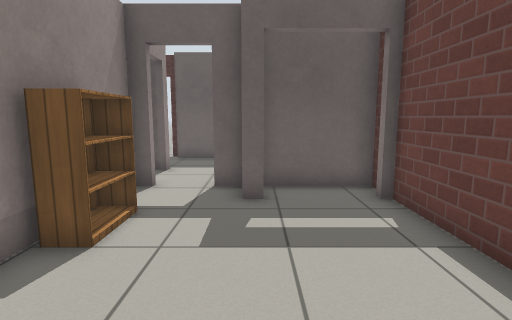
[1] (above)

18 first-person views from a walk through a robot-simulator world made for Gazebo. The camera is 1 m above the floor, tilts 8° down and sees 80° across. The floor is counted in squares, 0.5 m on a side. Each view is taken from the middle of a square. On the plan, view 1 faces up. The plan holds only what a view shows up to about 17 squares ahead; the rest is blank. The robots in the file are not drawn. Simple patterns stand in for the simulator's built-in surfaces.

[2]
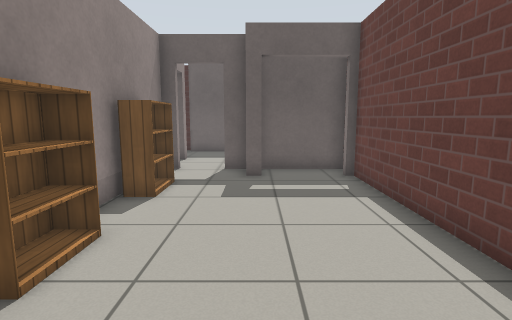

[3]
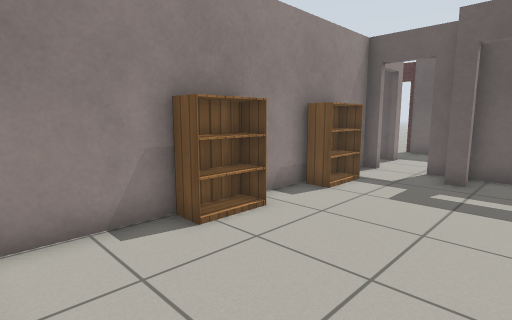

[4]
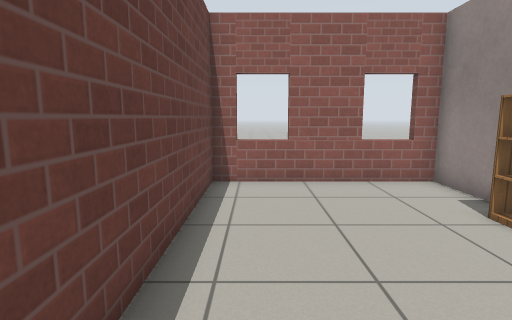

[5]
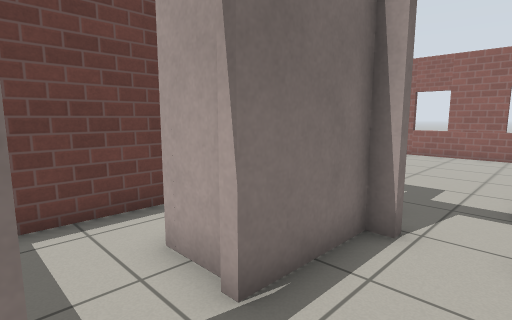

[6]
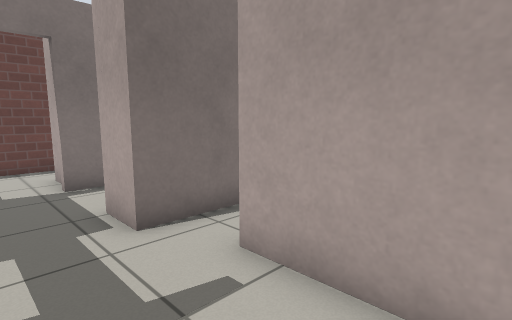

[7]
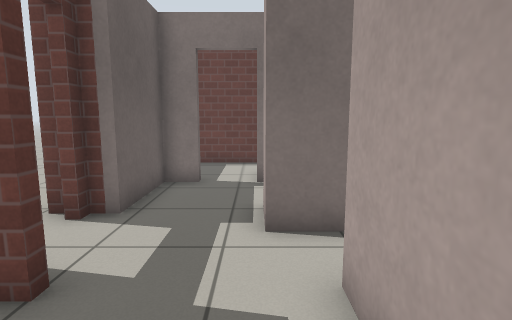

[8]
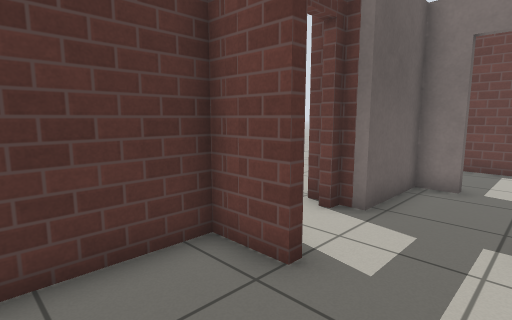

[9]
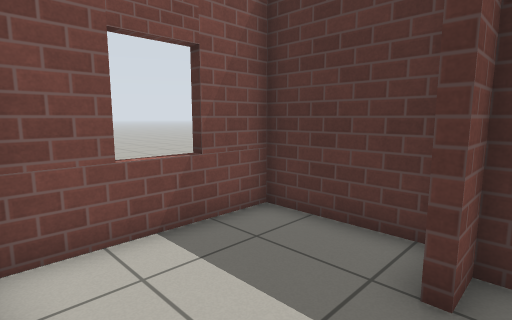

[10]
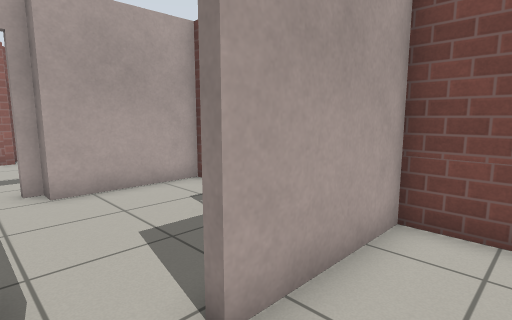

[11]
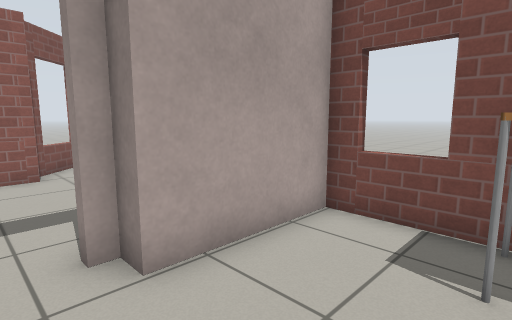

[12]
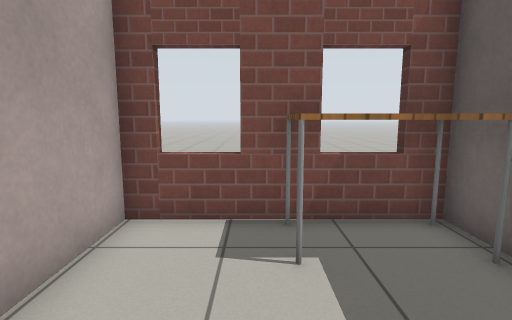

[13]
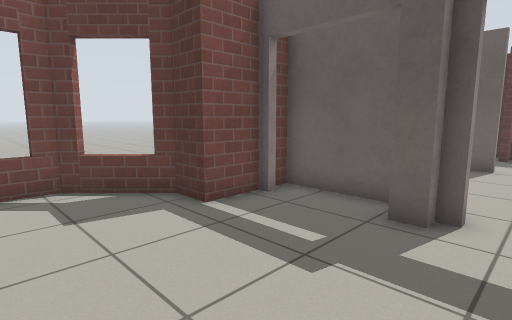

[14]
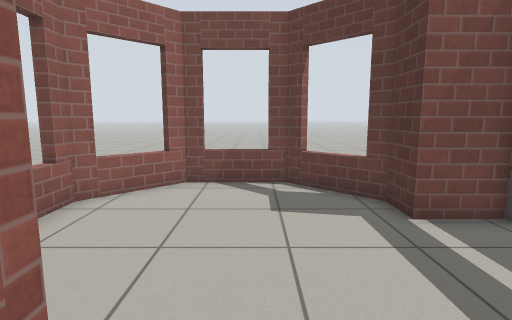

[15]
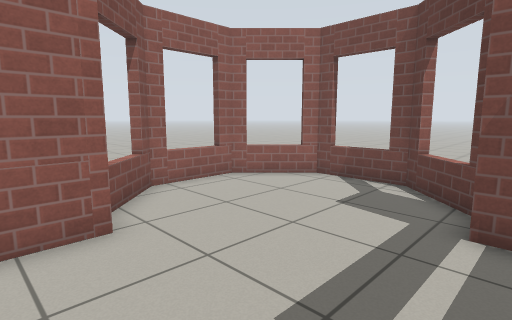

[16]
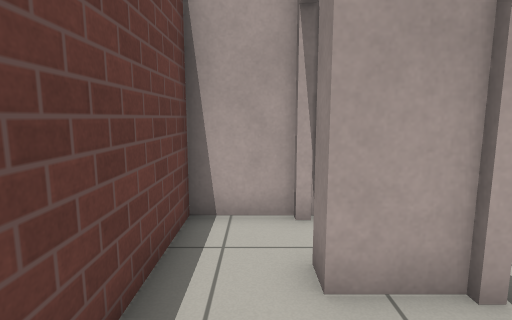

[17]
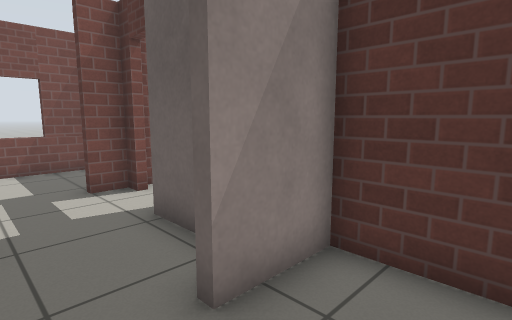

[18]
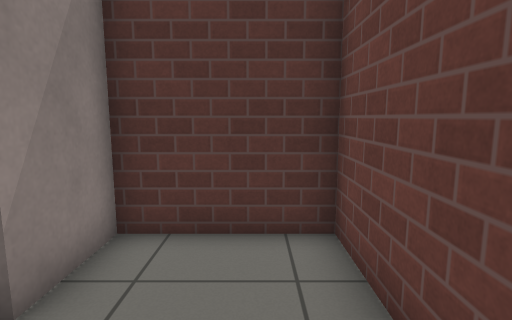

### Floor plan
Ten units are one square. View 1 is at (0, 0); x grows to the right and y downward. Boxes are objects, and circles mark ways between rooms. Rooms are numbered by the first view taken in them; rooms with no view inside come last. Other rooms are left out.
<svg viewBox="-148 -165 187 233">
<path fill="none" stroke="#000" d="M2 -73 -4 -73M-30 32 -30 37M10 32 10 37M-3 -87 -13 -87M26 37 26 32M-29 -87 -36 -87 -36 34 34 34 34 -73M34 -87 0 -87M-61 -155 -66 -155 -66 -145 -69 -145 -69 -160 -108 -160 -108 -110 -65 -110M-49 -106 -49 -118 -34 -118 -34 -113M-7 -137 -7 -148 -38 -148 -38 -155 -42 -155M-7 -90 -7 -118M-66 -37 -61 -37M-91 -107 -108 -107 -108 -44 -66 -44M-49 -94 -49 -106M-65 -107 -74 -107M-69 34 -53 34M-104 -29 -108 -29 -108 -11 -121 -11 -143 11 -143 41 -121 63 -90 63 -69 42M-66 -29 -74 -29M-60 -34 -66 -34M-7 -118 12 -118 12 -110M11 -90 34 -90 34 -160 -4 -160 -4 -137"/>
<rect x="-35" y="-25" width="10" height="30" fill="#bbb"><title>bookshelf</title></rect>
<rect x="-35" y="-65" width="10" height="20" fill="#bbb"><title>bookshelf</title></rect>
<rect x="-105" y="-105" width="20" height="30" fill="#bbb"><title>table</title></rect>
<circle cx="-32" cy="-100" r="3" fill="#2a7"/>
<circle cx="-60" cy="-110" r="3" fill="#2a7"/>
<circle cx="-7" cy="-127" r="3" fill="#2a7"/>
<circle cx="-53" cy="-37" r="3" fill="#2a7"/>
<text x="-10" y="-20">1</text>
<text x="-60" y="-130">2</text>
<text x="-80" y="-70">3</text>
<text x="-90" y="20">4</text>
<text x="10" y="-130">5</text>
</svg>
Room 1 opens to room 2. Room 2 opens to room 3. Room 2 opens to room 5. Room 3 opens to room 4.

Where each view was taken, in squares from view 1:
view 1: 0 up, 0 right, facing up
view 2: 3 down, 0 right, facing up
view 3: 3 down, 2 right, facing up-left
view 4: 6 up, 2 right, facing down
view 5: 14 up, 3 left, facing down-right
view 6: 14 up, 10 left, facing down-right
view 7: 12 up, 10 left, facing right
view 8: 12 up, 10 left, facing up-right
view 9: 11 up, 6 left, facing up-left
view 10: 13 up, 5 left, facing down-left
view 11: 8 up, 5 left, facing down-left
view 12: 7 up, 5 left, facing left
view 13: 3 down, 5 left, facing up-left
view 14: 2 down, 5 left, facing left
view 15: 2 up, 5 left, facing down-left
view 16: 15 up, 2 right, facing down
view 17: 12 up, 2 right, facing up-left
view 18: 11 up, 2 right, facing up
